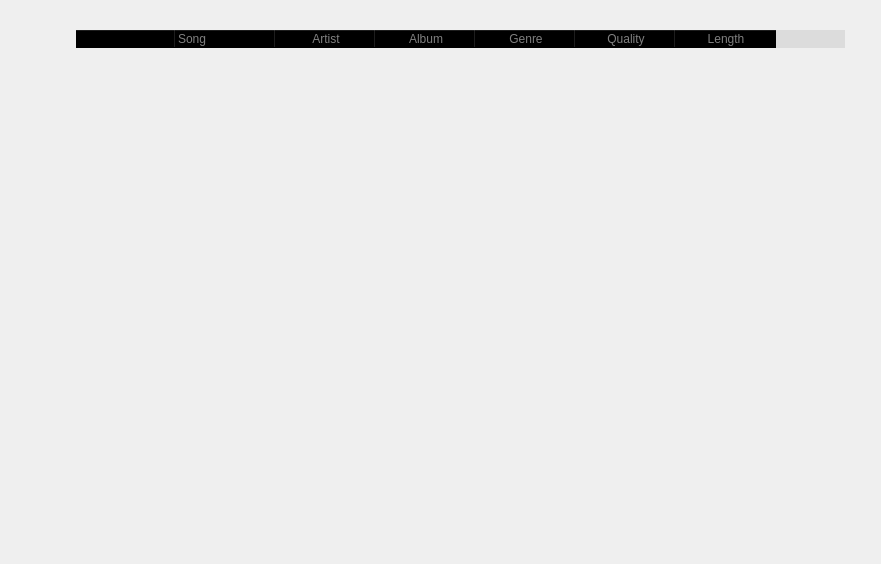
<?xml version="1.0" encoding="UTF-8"?>
<ui version="4.0">
 <class>MusicView</class>
 <widget class="QWidget" name="MusicView">
  <property name="geometry">
   <rect>
    <x>0</x>
    <y>0</y>
    <width>881</width>
    <height>564</height>
   </rect>
  </property>
  <property name="sizePolicy">
   <sizepolicy hsizetype="Expanding" vsizetype="Expanding">
    <horstretch>0</horstretch>
    <verstretch>0</verstretch>
   </sizepolicy>
  </property>
  <property name="windowTitle">
   <string>Form</string>
  </property>
  <layout class="QHBoxLayout" name="horizontalLayout">
   <item>
    <widget class="QWidget" name="wToolBar" native="true">
     <property name="minimumSize">
      <size>
       <width>40</width>
       <height>0</height>
      </size>
     </property>
     <property name="maximumSize">
      <size>
       <width>40</width>
       <height>16777215</height>
      </size>
     </property>
     <property name="styleSheet">
      <string notr="true">QPushButton {
	border: 0px solid grey;
	border-radius: 10px;
	background-color: transparent;
}

</string>
     </property>
     <layout class="QVBoxLayout" name="verticalLayout">
      <property name="spacing">
       <number>8</number>
      </property>
      <property name="margin">
       <number>0</number>
      </property>
      <item>
       <spacer name="verticalSpacer_2">
        <property name="orientation">
         <enum>Qt::Vertical</enum>
        </property>
        <property name="sizeHint" stdset="0">
         <size>
          <width>20</width>
          <height>40</height>
         </size>
        </property>
       </spacer>
      </item>
      <item>
       <widget class="QPushButton" name="btnArtist">
        <property name="sizePolicy">
         <sizepolicy hsizetype="Minimum" vsizetype="Fixed">
          <horstretch>0</horstretch>
          <verstretch>0</verstretch>
         </sizepolicy>
        </property>
        <property name="text">
         <string/>
        </property>
        <property name="icon">
         <iconset resource="../resources/icons.qrc">
          <normaloff>:/icons/icons/user_128.png</normaloff>:/icons/icons/user_128.png</iconset>
        </property>
        <property name="iconSize">
         <size>
          <width>32</width>
          <height>32</height>
         </size>
        </property>
       </widget>
      </item>
      <item>
       <widget class="QPushButton" name="btnAlbum">
        <property name="sizePolicy">
         <sizepolicy hsizetype="Minimum" vsizetype="Fixed">
          <horstretch>0</horstretch>
          <verstretch>0</verstretch>
         </sizepolicy>
        </property>
        <property name="icon">
         <iconset resource="../resources/icons.qrc">
          <normaloff>:/icons/icons/album_64.png</normaloff>:/icons/icons/album_64.png</iconset>
        </property>
        <property name="iconSize">
         <size>
          <width>32</width>
          <height>32</height>
         </size>
        </property>
       </widget>
      </item>
      <item>
       <widget class="QPushButton" name="btnSong">
        <property name="sizePolicy">
         <sizepolicy hsizetype="Minimum" vsizetype="Fixed">
          <horstretch>0</horstretch>
          <verstretch>0</verstretch>
         </sizepolicy>
        </property>
        <property name="icon">
         <iconset resource="../resources/icons.qrc">
          <normaloff>:/icons/icons/song_128.png</normaloff>:/icons/icons/song_128.png</iconset>
        </property>
        <property name="iconSize">
         <size>
          <width>32</width>
          <height>32</height>
         </size>
        </property>
       </widget>
      </item>
      <item>
       <spacer name="verticalSpacer">
        <property name="orientation">
         <enum>Qt::Vertical</enum>
        </property>
        <property name="sizeHint" stdset="0">
         <size>
          <width>20</width>
          <height>40</height>
         </size>
        </property>
       </spacer>
      </item>
     </layout>
    </widget>
   </item>
   <item>
    <widget class="QWidget" name="wBody" native="true">
     <layout class="QHBoxLayout" name="horizontalLayout_2">
      <item>
       <widget class="QWidget" name="wView" native="true">
        <layout class="QGridLayout" name="gridLayout">
         <item row="0" column="0">
          <widget class="QTableWidget" name="tableWidget">
           <property name="styleSheet">
            <string notr="true">#tableWidget{
	background-color: transparent;	
	margin-left: 0px;
	margin-right: 0px;

}
QHeaderView{
	background-color: rgb(220, 220, 220);/*rgb(132, 132, 132);*/
	border: 0px;
	border-top-left-radius: 0px;
	border-top-right-radius: 0px;
}
QHeaderView::section {
    background-color: transparent;
	 color: gray;
 }
</string>
           </property>
           <property name="dragDropOverwriteMode">
            <bool>false</bool>
           </property>
           <property name="showGrid">
            <bool>false</bool>
           </property>
           <property name="sortingEnabled">
            <bool>true</bool>
           </property>
           <property name="columnCount">
            <number>7</number>
           </property>
           <attribute name="horizontalHeaderHighlightSections">
            <bool>false</bool>
           </attribute>
           <attribute name="verticalHeaderVisible">
            <bool>false</bool>
           </attribute>
           <attribute name="verticalHeaderHighlightSections">
            <bool>false</bool>
           </attribute>
           <column>
            <property name="textAlignment">
             <set>AlignHCenter|AlignVCenter|AlignCenter</set>
            </property>
           </column>
           <column>
            <property name="text">
             <string>Song</string>
            </property>
            <property name="textAlignment">
             <set>AlignLeft|AlignVCenter</set>
            </property>
           </column>
           <column>
            <property name="text">
             <string>Artist</string>
            </property>
            <property name="textAlignment">
             <set>AlignHCenter|AlignVCenter|AlignCenter</set>
            </property>
           </column>
           <column>
            <property name="text">
             <string>Album</string>
            </property>
           </column>
           <column>
            <property name="text">
             <string>Genre</string>
            </property>
            <property name="textAlignment">
             <set>AlignHCenter|AlignVCenter|AlignCenter</set>
            </property>
           </column>
           <column>
            <property name="text">
             <string>Quality</string>
            </property>
            <property name="textAlignment">
             <set>AlignHCenter|AlignVCenter|AlignCenter</set>
            </property>
           </column>
           <column>
            <property name="text">
             <string>Length</string>
            </property>
            <property name="textAlignment">
             <set>AlignHCenter|AlignVCenter|AlignCenter</set>
            </property>
           </column>
          </widget>
         </item>
        </layout>
       </widget>
      </item>
      <item>
       <widget class="QWidget" name="wInfo" native="true">
        <property name="sizePolicy">
         <sizepolicy hsizetype="Minimum" vsizetype="Expanding">
          <horstretch>0</horstretch>
          <verstretch>0</verstretch>
         </sizepolicy>
        </property>
        <property name="minimumSize">
         <size>
          <width>0</width>
          <height>0</height>
         </size>
        </property>
        <property name="maximumSize">
         <size>
          <width>16777215</width>
          <height>16777215</height>
         </size>
        </property>
       </widget>
      </item>
     </layout>
     <zorder>wHeader</zorder>
     <zorder>wInfo</zorder>
     <zorder>wView</zorder>
    </widget>
   </item>
  </layout>
 </widget>
 <resources>
  <include location="../resources/icons.qrc"/>
 </resources>
 <connections/>
</ui>
